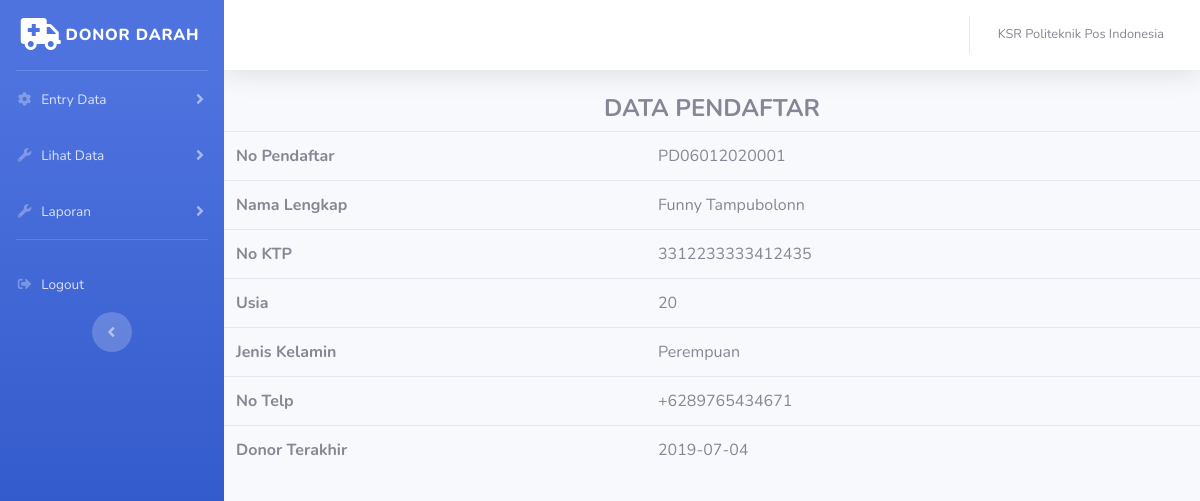
Screenshot of /admin/data_pendaftar/detail/PD06012020001 with the database file from the repository.
### tables this page shows
CREATE TABLE `daftar_donor` (
  `no_daftar` varchar(20) NOT NULL,
  `nama_kgt` varchar(100) NOT NULL,
  `nama` varchar(255) NOT NULL,
  `no_ktp` bigint(16) NOT NULL,
  `tempatlahir` varchar(255) NOT NULL,
  `tanggallahir` date NOT NULL,
  `usia` int(10) NOT NULL,
  `jenis_kelamin` varchar(20) NOT NULL,
  `alamat` text NOT NULL,
  `no_telp` varchar(14) NOT NULL,
  `donor_terakhir` date NOT NULL
);

### application/controllers/admin/data_pendaftar.php (called while the page is built, shortened)
<?php
class Data_pendaftar extends CI_Controller{
	public function __construct(){
		$this->load->model('model_daftar');
	}
	public function detail($no_daftar){
		$id = $this->uri->segment(4);
		$data['detailp'] = $this->model_daftar->detail_data($id)->result();
		$this->load->view('templates_admin/header');
		$this->load->view('templates_admin/sidebar');
		$this->load->view('admin/detailp',$data);
		$this->load->view('templates_admin/footer');
	}
}

### index.php (called while the page is built, shortened)
<?php
require_once BASEPATH.'core/CodeIgniter.php';

### application/models/model_daftar.php (called while the page is built, shortened)
<?php
class Model_daftar extends CI_Model{
	public function detail_data($id){
		$hsl=$this->db->query("SELECT no_daftar,nama,no_ktp,usia,jenis_kelamin,alamat,no_telp,donor_terakhir from daftar_donor WHERE no_daftar='$id'");
		return $hsl;
	}
}
?>

### application/views/admin/detailp.php (the view)
<div class="content-wrapper">
	<section class="content">
		<h4><center><strong>DATA PENDAFTAR</strong></center></h4>
		<table class="table">
		<?php
		foreach($detailp as $detailp) : ?>
			<tr>
				<th>No Pendaftar</th>
				<td><?php echo $detailp->no_daftar ?></td>
			</tr>
			<tr>
				<th>Nama Lengkap</th>
				<td><?php echo $detailp->nama ?></td>
			</tr>
			<tr>
				<th>No KTP</th>
				<td><?php echo $detailp->no_ktp ?></td>
			</tr>
			<tr>
				<th>Usia</th>
				<td><?php echo $detailp->usia ?></td>
			</tr>
			<tr>
				<th>Jenis Kelamin</th>
				<td><?php echo $detailp->jenis_kelamin ?></td>
			</tr>
			<tr>
				<th>No Telp</th>
				<td><?php echo $detailp->no_telp ?></td>
			</tr>
			<tr>
				<th>Donor Terakhir</th>
				<td><?php echo $detailp->donor_terakhir ?></td>
			</tr>
		<?php endforeach; ?>
		</table>
	</section>
</div>

### rows the page displays
daftar_donor: no_daftar "PD06012020001", nama "Funny Tampubolonn", no_ktp "3312233333412435", usia "20", jenis_kelamin "Perempuan", no_telp "+6289765434671", donor_terakhir "2019-07-04"
